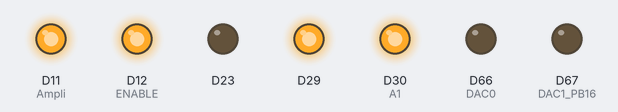
Simulated run of this sketch. Board: Arduino Due. Parts: output pins drawn as LEDs (lit = HIGH).

Above: at 0.15 s.
Timing chart, 0 to 1.6 s (numbered marks = the images above):
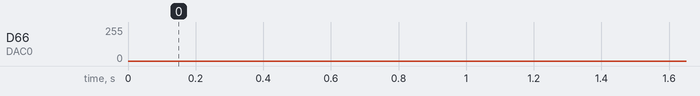

The sketch:

analog.ino
```cpp
#include "ampli.h"

// T=6.28*us/alpha=1/F
// us=alpha/(6.28*F)

float phase = 0.0;
float twopi = 3.1415926 * 2;
float alpha=0.02; //us

// us=250 => T=20ms, F=50 Hz , +-10V

void setup() {
  analogWriteResolution(12);
  Ampli_off();
  Ampli_init(1,1);
  Ampli_on(G9DB);
}

void loop() {
  float val = sin(phase) * 2000.0 + 2050.0;
  analogWrite(66, (int)val);
  phase = phase + alpha;
  if (phase >= twopi) phase = 0;
  delayMicroseconds(500);
}
```

ampli.h
```cpp
//////////////// AMPLI & GAIN MANAGEMENT //////////////////////////
#include <Arduino.h>

enum GAIN { G0DB=0,G15DB=4,G18DB=5,G12DB=3,G9DB=2,G6DB=1 };

// resolution: 8 to 12 bits
void ana_config(char resolution) {
  analogWriteResolution(resolution);  // set the analog output resolution to 12 bit (4096 levels)
  analogReadResolution(resolution);   // set the analog input resolution to 12 bit
}

// OE pin set on AUDIO Mode (vs CAN1)
void DAC0AudioMode(){
  pinMode(23,OUTPUT);
  digitalWrite(23,LOW);
}

void Ampli_init(char left,char right) {
  DAC0AudioMode();
  ana_config(12);
  pinMode(29, OUTPUT);               // /SHUTDOWN=PD6 (D29)
  pinMode(11, OUTPUT);               // Ampli. A0=pd7 (D11)
  pinMode(12, OUTPUT);               // ENABLE==pd8 (D12)
  pinMode(30, OUTPUT);               // A1=pd9 (D30)
  if (right) pinMode(66, OUTPUT);    // DAC0/CANRX2= PB15 (D66)
  if (left) pinMode(67, OUTPUT);     // DAC1 PB16 (D67)
}

void Ampli_on(char gain) {
  // SHUTDOWN off
  digitalWrite(29,HIGH);
  // GAIN
  switch(gain) {
    case G0DB:
        digitalWrite(12, LOW); // off
        break;
    case G6DB:
        // A0 and A1 not connected
        digitalWrite(12, HIGH);
        break;
    case G9DB:
        digitalWrite(11, HIGH);
        digitalWrite(12, HIGH);
        digitalWrite(30, HIGH);
        break;
    case G12DB:
        digitalWrite(11, LOW);
        digitalWrite(12, HIGH);
        digitalWrite(30, HIGH);
        break;
    case G15DB:
        digitalWrite(11, LOW);
        digitalWrite(12, HIGH);
        digitalWrite(30, LOW);
        break;
    case G18DB:
        digitalWrite(11, HIGH);
        digitalWrite(12, HIGH);
        digitalWrite(30, LOW);
        break;
  }
}

// use after ampli_init only
void Ampli_off() {
  pinMode(29, OUTPUT);               // /SHUTDOWN=PD6 (D29)
  pinMode(12, OUTPUT);               // ENABLE==pd8 (D12)
  digitalWrite(29,LOW); // shutdown on
  digitalWrite(12,LOW);  // 0DB
}
```
